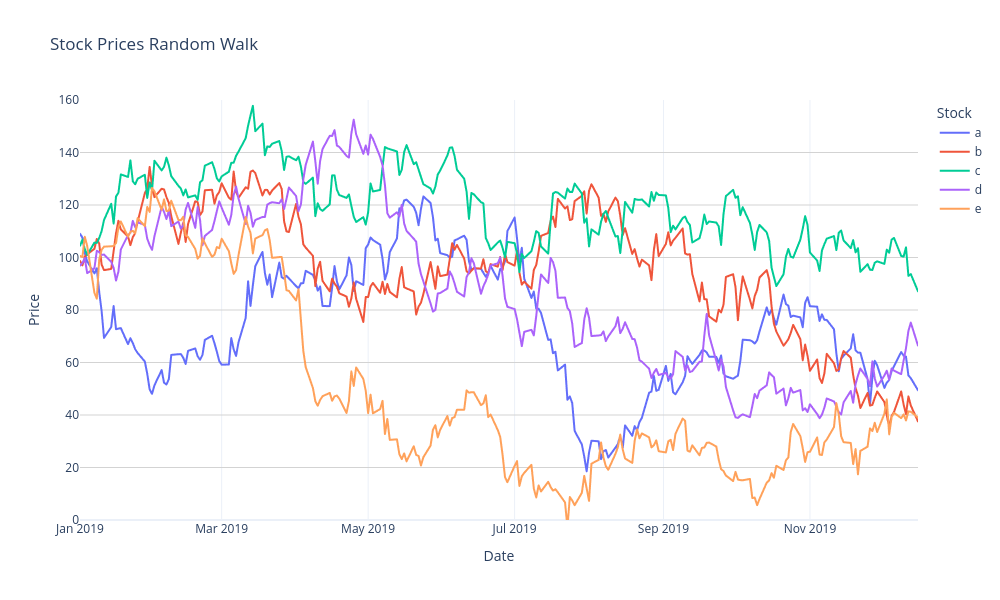

Notebook source saved alongside this figure:
### Code cell
fig = px.line(df, 
              title='Stock Prices Random Walk',
              labels={'index': 'Date', 'value': 'Price', 'variable': 'Stock'})

fig.update_layout(
    width=1000,
    height=600,
    template="plotly_white" 
)

fig.update_yaxes(
    range=[0, 160],
    dtick=20,
    gridcolor='LightGrey'
)

fig.show()

### Figure 1 — Plotly figure (JSON) as saved in the notebook; plotly's stock layout.template omitted (floating-point values rounded to 4 significant figures; data arrays with more than 128 entries replaced by an {"elided": "..."} marker saying what was removed)
{"data": [{"hovertemplate": "Stock=a<br>Date=%{x}<br>Price=%{y}<extra></extra>", "legendgroup": "a", "line": {"color": "#636efa", "dash": "solid"}, "marker": {"symbol": "circle"}, "mode": "lines", "name": "a", "showlegend": true, "type": "scattergl", "x": {"elided": "250 str values"}, "xaxis": "x", "y": {"elided": "250 float values"}, "yaxis": "y"}, {"hovertemplate": "Stock=b<br>Date=%{x}<br>Price=%{y}<extra></extra>", "legendgroup": "b", "line": {"color": "#EF553B", "dash": "solid"}, "marker": {"symbol": "circle"}, "mode": "lines", "name": "b", "showlegend": true, "type": "scattergl", "x": {"elided": "250 str values"}, "xaxis": "x", "y": {"elided": "250 float values"}, "yaxis": "y"}, {"hovertemplate": "Stock=c<br>Date=%{x}<br>Price=%{y}<extra></extra>", "legendgroup": "c", "line": {"color": "#00cc96", "dash": "solid"}, "marker": {"symbol": "circle"}, "mode": "lines", "name": "c", "showlegend": true, "type": "scattergl", "x": {"elided": "250 str values"}, "xaxis": "x", "y": {"elided": "250 float values"}, "yaxis": "y"}, {"hovertemplate": "Stock=d<br>Date=%{x}<br>Price=%{y}<extra></extra>", "legendgroup": "d", "line": {"color": "#ab63fa", "dash": "solid"}, "marker": {"symbol": "circle"}, "mode": "lines", "name": "d", "showlegend": true, "type": "scattergl", "x": {"elided": "250 str values"}, "xaxis": "x", "y": {"elided": "250 float values"}, "yaxis": "y"}, {"hovertemplate": "Stock=e<br>Date=%{x}<br>Price=%{y}<extra></extra>", "legendgroup": "e", "line": {"color": "#FFA15A", "dash": "solid"}, "marker": {"symbol": "circle"}, "mode": "lines", "name": "e", "showlegend": true, "type": "scattergl", "x": {"elided": "250 str values"}, "xaxis": "x", "y": {"elided": "250 float values"}, "yaxis": "y"}], "layout": {"height": 600, "legend": {"title": {"text": "Stock"}, "tracegroupgap": 0}, "title": {"text": "Stock Prices Random Walk"}, "width": 1000, "xaxis": {"anchor": "y", "domain": [0, 1], "title": {"text": "Date"}}, "yaxis": {"anchor": "x", "domain": [0, 1], "dtick": 20, "gridcolor": "LightGrey", "range": [0, 160], "title": {"text": "Price"}}}}
